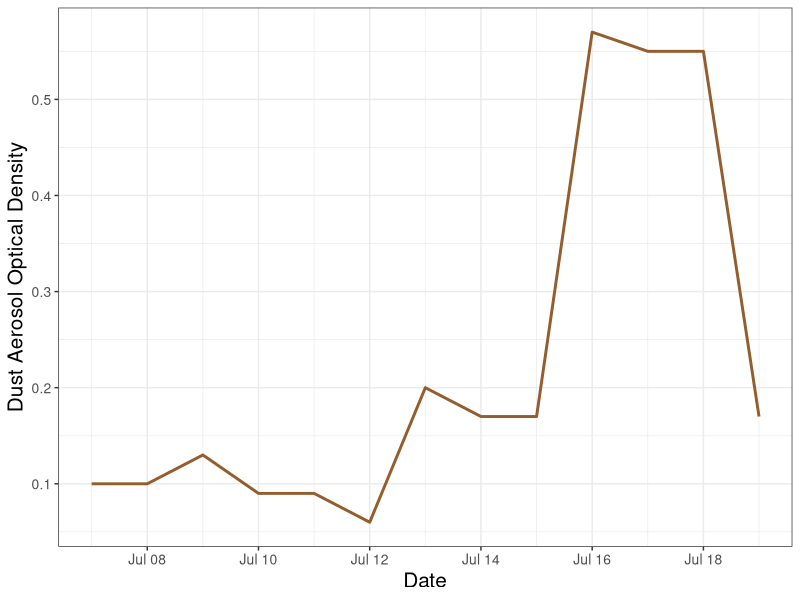
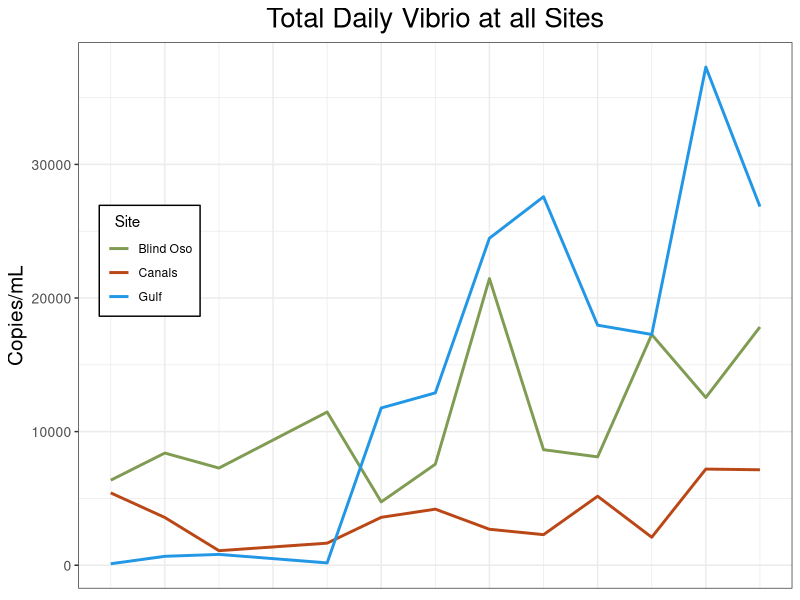
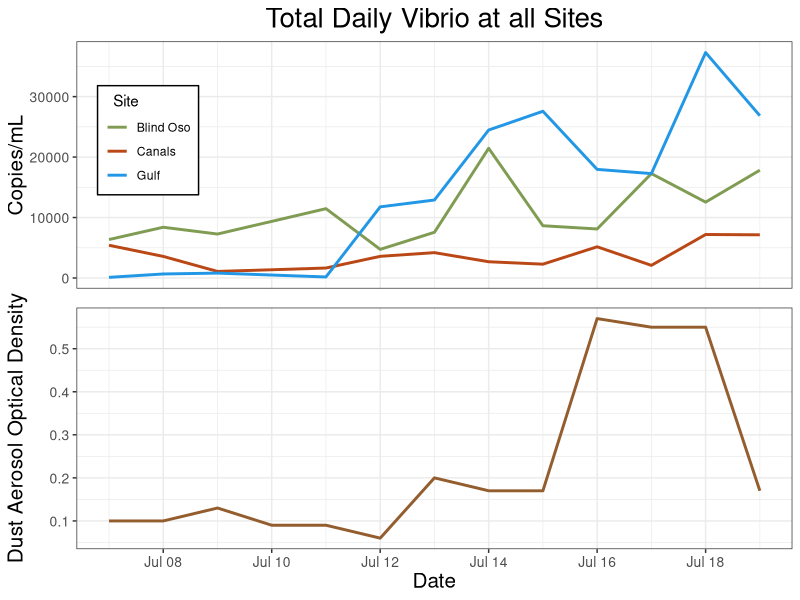
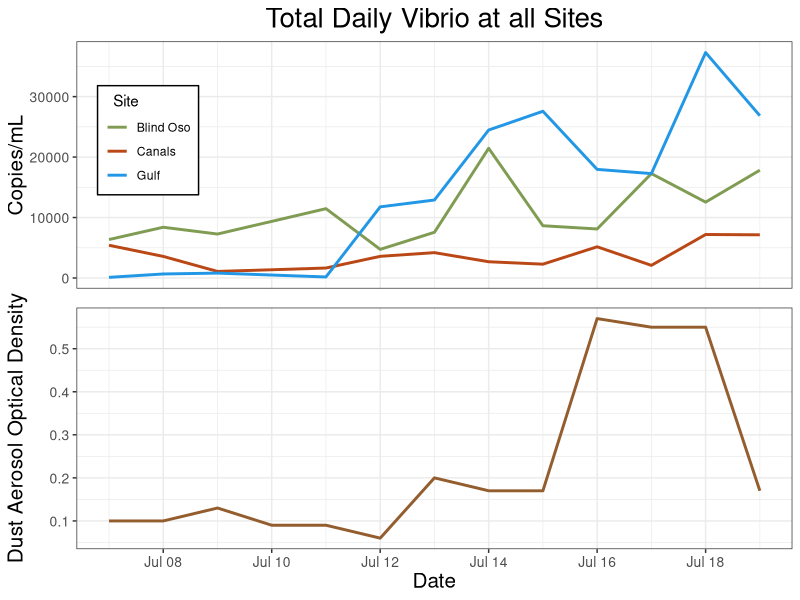

These charts were generated, in order, by the following R code:
## ---- chunk 1
library(here)
library(tidyverse)
library(ggpubr)
## ---- chunk 2
dust_sum<-read_csv(here("data", "processed_data", "dust_conc", "dust_master.csv")) 
copies<- read_csv(here("data", "processed_data", "total_clean_copies.csv")) 
## ---- chunk 3
daily_dust_sum<- dust_sum %>%
  filter(between(date, as.Date('2022-07-07'), as.Date('2022-07-19'))) 

copies_d <- copies %>%
  filter(Type %in% "Daily") %>%
  mutate(site = recode(site, "BO" = "Blind Oso",
                             "C2" = "Canals",
                            "RD" = "Gulf"))

## ---- chunk 4
dust_fig<- daily_dust_sum %>% ggplot() +geom_line(
  aes(x = date,
      y = t7sum),
  color = "#935d2e",
  size = 1)+
  theme_bw()+
  labs(
    x = "Date",
    y = "Dust Aerosol Optical Density")+
  theme(
    axis.title.y = element_text(size = 15),
    axis.text.y = element_text(size = 10),
    axis.title.x = element_text(size = 15),
    axis.text.x = element_text(size = 10))
  

dust_fig
## ---- chunk 5
tot_vib<- copies_d %>% ggplot()+geom_line(
  aes(x = date,
      y = copies_mL,
      color = site),
  size = 1) +
  theme_bw()+
  labs(
    x = "Date",
    y = "Copies/mL",
    title = "Total Daily Vibrio at all Sites",
    color = "  Site") +
  theme(
    plot.title = element_text(hjust = 0.5, size = 20),  #center title
    axis.text.x = element_blank(),
    axis.title.x = element_blank(),
    axis.ticks.x = element_blank(),
    axis.title.y = element_text(size = 15),
    axis.text.y = element_text(size = 10),
    legend.position = c(0.1, 0.6),
    legend.background = element_rect(colour = 'black', fill = 'white', linetype='solid')) + #Moves legend onto plot 
  scale_color_manual(values = c("Blind Oso" = "#809C52",
                                "Canals" = "#ba4716",
                                "Gulf" = "4c848c"))

tot_vib
## ---- chunk 6
fig<- ggarrange(tot_vib, dust_fig + font("x.text", size = 10), ncol = 1, nrow = 2,align = "v")

fig
## ---- chunk 7
png(file = here("results", "plots", "vib_dust_daily.png"))
fig
dev.off()
